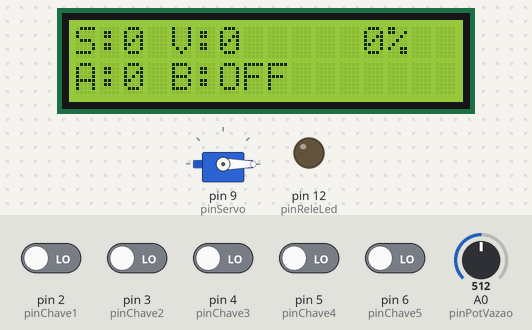
Simulated run of this sketch. Board: Arduino Uno, built with avr-gcc and run on an emulated ATmega328P. Parts: 16×2 character LCD, servo, output pins drawn as LEDs (lit = HIGH). The test bench sets the inputs (shaded band); at power-on: pin 2 (pinChave1), pin 3 (pinChave2), pin 4 (pinChave3), pin 5 (pinChave4), pin 6 (pinChave5) LOW, A0 (pinPotVazao) = 512. EEPROM starts erased.

Above: at 3.2 s.
3.3 s: pin 2 (pinChave1) driven HIGH
At 3.78 s:
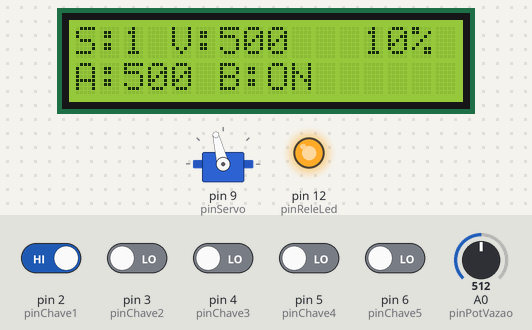
5.5 s: pin 4 (pinChave3) driven HIGH
At 6.8 s:
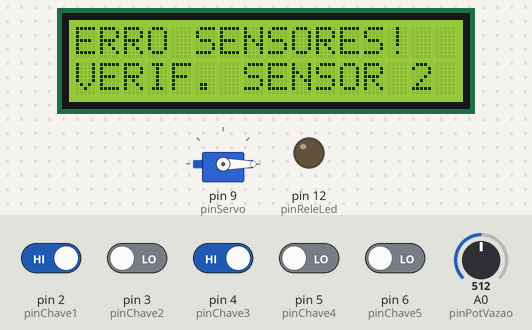
7.1 s: pin 3 (pinChave2) driven HIGH
At 9.3 s:
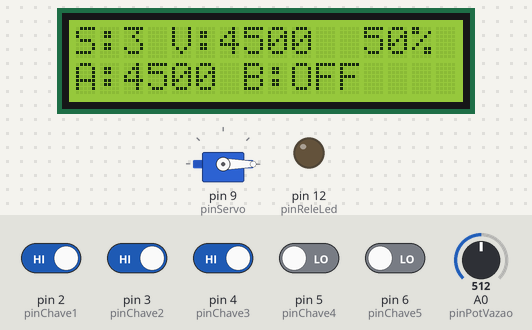
9.6 s: A0 (pinPotVazao) set to 716
At 11.3 s:
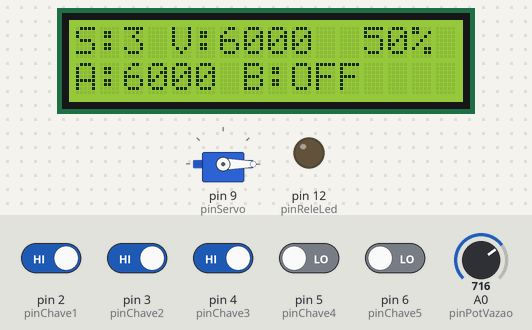
11.6 s: pin 5 (pinChave4) driven HIGH
At 13.0 s:
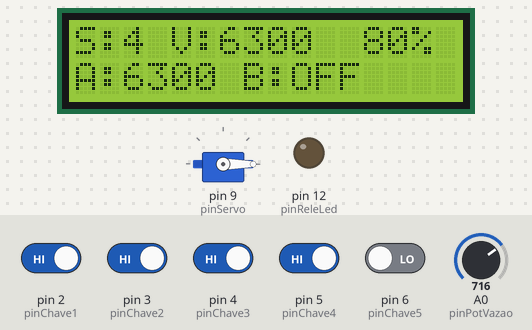
13.3 s: A0 (pinPotVazao) set to 900
At 15.2 s:
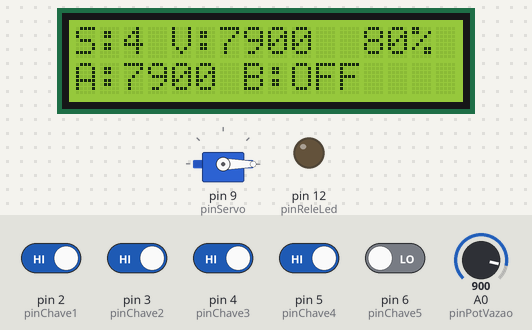
Timing chart, 0 to 16.3 s (numbered marks = the images above; inputs shaded):
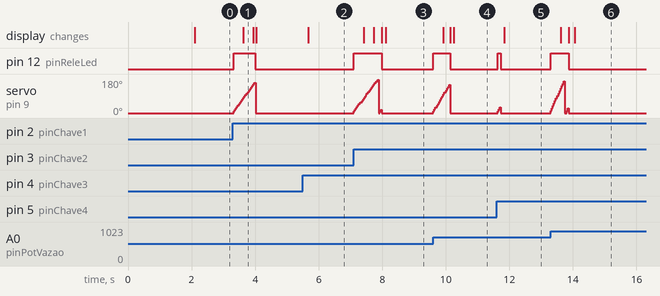

Measured:
- after the input at 3.3 s, pin 12 (pinReleLed): LOW → HIGH at once, → LOW 0.69 s later; servo on pin 9 (pinServo): rises from 0° to 160° in 0.66 s, then falls to 0° in 0.04 s; the display: changes after 0.33 s (image 1)
- after the input at 5.5 s, the display: changes after 0.16 s (image 2)
- after the input at 7.1 s, pin 12 (pinReleLed): LOW → HIGH at once, → LOW 0.88 s later; the display: first changes after 0.33 s (image 3 shows a later state)
- after the input at 9.6 s, pin 12 (pinReleLed): LOW → HIGH at once, → LOW 0.53 s later; servo on pin 9 (pinServo): rises from 0° to 150° in 0.50 s, then falls to 0° in 0.03 s; the display: first changes after 0.31 s (image 4 shows a later state)
- after the input at 11.6 s, pin 12 (pinReleLed): LOW → HIGH at once, → LOW 0.09 s later; servo on pin 9 (pinServo): 0° → 10° at once, → 20° 0.03 s later, → 30° 0.03 s later, → 0° 0.03 s later; the display: changes after 0.24 s (image 5)
- after the input at 13.3 s, pin 12 (pinReleLed): LOW → HIGH at once, → LOW 0.56 s later; the display: first changes after 0.32 s (image 6 shows a later state)

The sketch:

Esqueleto.ino
```cpp
#include <Wire.h>
#include <LiquidCrystal_I2C.h>
#include <EEPROM.h>
#include <Servo.h>

// Objetos globais
LiquidCrystal_I2C lcd(0x27, 16, 2);
Servo bombaServo;

// Pinos
const int pinServo = 9;
const int pinReleLed = 12;
const int pinPotVazao = A0;
const int pinChave1 = 2;
const int pinChave2 = 3;
const int pinChave3 = 4;
const int pinChave4 = 5;
const int pinChave5 = 6;

// Variáveis de Estado Global (Compartilhadas entre os módulos)
float volumeAtual = 0.0;
bool estadoBomba = false;
bool sensorBloqueou = false;
float totalAcumulado = 0.0;
unsigned long ultimoTempoSave = 0;
unsigned long ultimoTempoLCD = 0;
bool estavaEmErro = false;
int posAnimacaoServo = 0;

// Variáveis de Comunicação entre módulos
float volumeAlvo = 0.0;
int velocidade = 0;
float limiteVolume = 0.0;
bool erroChaves = false;
int sensorComDefeito = 0;
bool c1, c2, c3, c4, c5; // Estado atual das chaves

void setup() {
  initDisplay();   // Inicializa o LCD (Pessoa 3)
  initSensores();  // Inicializa os Pinos de Entrada (Pessoa 1)
  initControle();  // Inicializa Servo, Relé e EEPROM (Pessoa 2)
}

void loop() {
  lerSensores();       // Lida com Inputs (Pessoa 1)
  atualizarControle(); // Lida com a Lógica da Bomba (Pessoa 2)
  salvarEEPROM();      // Lida com a Memória (Pessoa 2)
  atualizarDisplay();  // Atualiza o LCD (Pessoa 3)

  delay(30);
}
```

controle.ino
```cpp
void initControle() {
  pinMode(pinReleLed, OUTPUT);
  bombaServo.attach(pinServo);

  EEPROM.get(0, totalAcumulado);
  EEPROM.get(10, volumeAtual);

  if (isnan(totalAcumulado) || totalAcumulado < 0) totalAcumulado = 0.0;
  if (isnan(volumeAtual) || volumeAtual < 0) volumeAtual = 0.0;

  bombaServo.write(0);
}

void atualizarControle() {
  // Controle de Volume
  if (volumeAlvo > limiteVolume) volumeAlvo = limiteVolume;

  sensorBloqueou = (volumeAtual >= 9000);

  if (!sensorBloqueou && !erroChaves && volumeAtual < (volumeAlvo - 50)) {
    estadoBomba = true;
    volumeAtual += 100.0;
    totalAcumulado += 100.0;
  } else if (volumeAtual > (volumeAlvo + 50)) {
    estadoBomba = false;
    volumeAtual -= 100.0;
  } else {
    estadoBomba = false;
  }

  if (volumeAtual > 9000) volumeAtual = 9000;
  if (volumeAtual < 0) volumeAtual = 0;

  // Movimentação do Servo e Relé
  if (estadoBomba) {
    digitalWrite(pinReleLed, HIGH);
    posAnimacaoServo += velocidade;
    if (posAnimacaoServo > 180) posAnimacaoServo = 0;
    bombaServo.write(posAnimacaoServo);
  } else {
    digitalWrite(pinReleLed, LOW);
    bombaServo.write(0);
    posAnimacaoServo = 0;
  }
}

void salvarEEPROM() {
  if(millis() - ultimoTempoSave > 3000) {
    EEPROM.put(0, totalAcumulado);
    EEPROM.put(10, volumeAtual);
    ultimoTempoSave = millis();
  }
}
```

display.ino
```cpp
void initDisplay() {
  lcd.init();
  lcd.backlight();
  lcd.setCursor(0, 0);
  lcd.print("Iniciando...");
  delay(2000);
  lcd.clear();
}

void atualizarDisplay() {
  if (millis() - ultimoTempoLCD > 250) {
    ultimoTempoLCD = millis();

    if (erroChaves) {
      lcd.setCursor(0, 0);
      lcd.print("ERRO SENSORES!  ");
      lcd.setCursor(0, 1);
      lcd.print("VERIF. SENSOR ");
      lcd.print(sensorComDefeito);
      estavaEmErro = true;
    }
    else {
      if (estavaEmErro) { lcd.clear(); estavaEmErro = false; }

      int porcentagem = 0;
      if (c5) porcentagem = 90; else if (c4) porcentagem = 80;
      else if (c3) porcentagem = 50; else if (c2) porcentagem = 30;
      else if (c1) porcentagem = 10;

      lcd.setCursor(0, 0);
      lcd.print("S:");
      if (c5) lcd.print("5"); else if (c4) lcd.print("4"); else if (c3) lcd.print("3");
      else if (c2) lcd.print("2"); else if (c1) lcd.print("1"); else lcd.print("0");

      lcd.print(" V:"); lcd.print((long)volumeAtual);
      lcd.print("    ");
      lcd.setCursor(12, 0);
      lcd.print(porcentagem); lcd.print("% ");

      lcd.setCursor(0, 1);
      lcd.print("A:"); lcd.print((long)totalAcumulado);
      lcd.print(" B:");
      if (volumeAtual >= 9000) lcd.print("BLQ");
      else lcd.print(estadoBomba ? "ON " : "OFF");
    }
  }
}
```

sensores.ino
```cpp
void initSensores() {
  pinMode(pinChave1, INPUT);
  pinMode(pinChave2, INPUT);
  pinMode(pinChave3, INPUT);
  pinMode(pinChave4, INPUT);
  pinMode(pinChave5, INPUT);
}

void lerSensores() {
  // Leitura do Potenciômetro (Média móvel simples)
  long somaPot = 0;
  for(int i=0; i<10; i++) somaPot += analogRead(pinPotVazao);
  int leituraPot = somaPot / 10;

  volumeAlvo = (leituraPot / 1023.0) * 9000.0;
  velocidade = map(leituraPot, 0, 1023, 1, 15);

  // Leitura das Chaves (Sensores)
  c1 = digitalRead(pinChave1);
  c2 = digitalRead(pinChave2);
  c3 = digitalRead(pinChave3);
  c4 = digitalRead(pinChave4);
  c5 = digitalRead(pinChave5);

  // Lógica de Limite por Sensor
  if (c5)      limiteVolume = 9000.0;
  else if (c4) limiteVolume = 8000.0;
  else if (c3) limiteVolume = 6000.0;
  else if (c2) limiteVolume = 4000.0;
  else if (c1) limiteVolume = 2000.0;
  else         limiteVolume = 0.0;

  // Identificação de ERRO específico nos sensores
  erroChaves = false;
  sensorComDefeito = 0;

  if (c5 && !c4) { erroChaves = true; sensorComDefeito = 4; }
  else if ((c5 || c4) && !c3) { erroChaves = true; sensorComDefeito = 3; }
  else if ((c5 || c4 || c3) && !c2) { erroChaves = true; sensorComDefeito = 2; }
  else if ((c5 || c4 || c3 || c2) && !c1) { erroChaves = true; sensorComDefeito = 1; }
}
```
